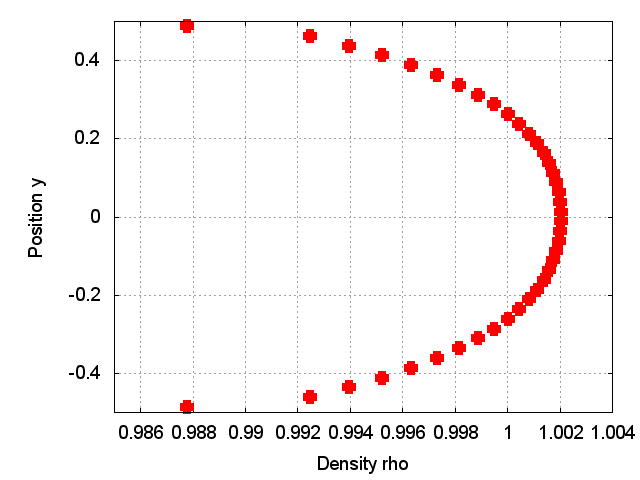

The gnuplot source for this figure:

set terminal postscript eps enhanced color  "Helvetica" 26

set output "Density.eps"

set nokey
set grid;
set xlabel "Density rho"; set ylabel "Position y";
plot [0.985:][-0.5:0.5] 'prtl000001000065.dat' u 5:($2-0.5) notitle with points lw 8;

set terminal png large
set output "Density.png"
replot

reset
